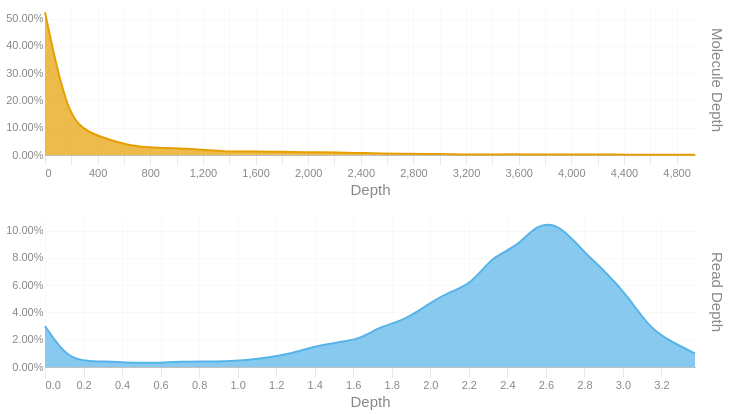

Here is the notebook cell this chart was saved with:
### Code cell
readdep = depth_hist(tb['Read Depth'], q99, 3)
readdep = readdep.with_columns(pl.lit('Read Depth').alias('Metric'))
if not SKIPLR:
    moldep = depth_hist(tb['Molecule Depth'], mol_q99, 1)
    moldep = moldep.with_columns(pl.lit('Molecule Depth').alias('Metric'))
    _hist = pl.concat([readdep, moldep])
    _hist = _hist.filter(pl.col('Proportion') != 0)
    with SafeRender(_hist):
        (
            alt.Chart(_hist)        
            .mark_area(interpolate = "basis")
            .encode(
                x=alt.X('Bin:Q').scale(domainMin=0).axis(alt.Axis(title='Depth')),
                y = alt.Y('Proportion:Q', title = None).axis(format = '.2%'),
                color = alt.Color('Metric:N').legend(None),
                row = alt.Row("Metric:N").header(title = None, labelOrient = 'right'),
                tooltip = [
                    alt.Tooltip("Metric:N", title = "Metric"),
                    alt.Tooltip('Interval:N', title = "Depth Interval"),
                    alt.Tooltip('Proportion:Q', title = "% Alignments").format('.2%')
                ]
            )
            .resolve_scale(x='independent', y='independent')
            .properties(
                height = 150, width = 650,
                usermeta={'embedOptions': {'downloadFileName': f'{samplename}.depth.hist'}}
            )
        ).display()
else:
    readdep = readdep.filter(pl.col('Proportion') != 0)
    with SafeRender(readdep):
        (
            alt.Chart(readdep)        
            .mark_area(interpolate = "basis")
            .encode(
                x=alt.X('Bin:Q').scale(domainMin=0).axis(alt.Axis(title='Depth')),
                y = alt.Y('Proportion:Q', title = None).axis(format = '.2%'),
                tooltip = [
                    alt.Tooltip('Interval:N', title = "Depth Interval"),
                    alt.Tooltip('Proportion:Q', title = "% Alignments").format('.2%')
                ]
            )
            .properties(
                usermeta={'embedOptions': {'downloadFileName': f'{samplename}.depth.hist'}}
            )
        ).display()

### Figure 1 — Vega-Lite specification as saved in the notebook (floating-point values rounded to 4 significant figures)
{"width": 650, "height": 150, "config": {"title": {"anchor": "start", "dy": -15, "fontSize": 18, "color": "#888888", "subtitleColor": "#888888", "subtitleFontSize": 14}, "arc": {"fill": "#0072B2"}, "axis": {"domainColor": "#888888", "domainWidth": 0.5, "gridWidth": 0.2, "grid": false, "titleFontWeight": 400, "titleFontSize": 15, "labelFontSize": 11, "labelColor": "#888888", "tickColor": "#888888", "tickWidth": 0.2, "titleColor": "#888888"}, "axisBand": {"grid": false}, "axisX": {"grid": true, "tickSize": 10, "domainCap": "round"}, "axisY": {"domain": false, "grid": true, "tickSize": 0, "domainCap": "round"}, "background": "transparent", "header": {"labelFontSize": 15, "labelColor": "#888888", "titleFontSize": 15, "titleFontWeight": 600, "titleColor": "#888888"}, "legend": {"labelFont": "sans-serif", "labelFontSize": 12, "labelColor": "#888888", "symbolSize": 100, "symbolType": "circle", "titleFontSize": 12, "titlePadding": 10, "titleColor": "#888888", "title": null}, "range": {"category": ["#E69F00", "#56B4E9", "#009E73", "#F0E442", "#0072B2", "#D55E00", "#CC79A7", "#000000"], "diverging": ["#cfe8f3", "#a2d4ec", "#73bfe2", "#46abdb", "#1696d2", "#12719e"]}, "area": {"fill": "#0072B2", "fillOpacity": 0.7, "line": true, "strokeOpacity": 0.7}, "line": {"color": "#0072B2", "stroke": "#0072B2", "strokeWidth": 2}, "trail": {"color": "#0072B2", "stroke": "#0072B2", "strokeWidth": 0, "size": 1}, "point": {"filled": true, "fillOpacity": 1.0, "size": 95}, "text": {"color": "#888888", "fontSize": 11, "align": "right", "fontWeight": 400, "size": 11}, "bar": {"fill": "#0072B2", "stroke": null}, "view": {"stroke": null, "continuousWidth": 660, "continuousHeight": 400}}, "data": {"name": "data-bdf19c2be36e9a8a2df52669124b7377"}, "mark": {"type": "area", "interpolate": "basis"}, "encoding": {"color": {"field": "Metric", "legend": null, "type": "nominal"}, "row": {"field": "Metric", "header": {"title": null, "labelOrient": "right"}, "type": "nominal"}, "tooltip": [{"field": "Metric", "title": "Metric", "type": "nominal"}, {"field": "Interval", "title": "Depth Interval", "type": "nominal"}, {"field": "Proportion", "format": ".2%", "title": "% Alignments", "type": "quantitative"}], "x": {"axis": {"title": "Depth"}, "field": "Bin", "scale": {"domainMin": 0}, "type": "quantitative"}, "y": {"axis": {"format": ".2%"}, "field": "Proportion", "title": null, "type": "quantitative"}}, "resolve": {"scale": {"x": "independent", "y": "independent"}}, "usermeta": {"embedOptions": {"downloadFileName": "S1_Tusket_025.depth.hist"}}, "$schema": "https://vega.github.io/schema/vega-lite/v6.1.0.json", "datasets": {"data-bdf19c2be36e9a8a2df52669124b7377": [{"Bin": 0.0, "Interval": "0.0-0.116", "Proportion": 0.03, "Metric": "Read Depth"}, {"Bin": 0.116, "Interval": "0.116-0.233", "Proportion": 0.006, "Metric": "Read Depth"}, {"Bin": 0.233, "Interval": "0.233-0.349", "Proportion": 0.004, "Metric": "Read Depth"}, {"Bin": 0.349, "Interval": "0.349-0.465", "Proportion": 0.004, "Metric": "Read Depth"}, {"Bin": 0.465, "Interval": "0.465-0.582", "Proportion": 0.003, "Metric": "Read Depth"}, {"Bin": 0.582, "Interval": "0.582-0.698", "Proportion": 0.003, "Metric": "Read Depth"}, {"Bin": 0.698, "Interval": "0.698-0.814", "Proportion": 0.004, "Metric": "Read Depth"}, {"Bin": 0.814, "Interval": "0.814-0.931", "Proportion": 0.004, "Metric": "Read Depth"}, {"Bin": 0.931, "Interval": "0.931-1.047", "Proportion": 0.004, "Metric": "Read Depth"}, {"Bin": 1.047, "Interval": "1.047-1.163", "Proportion": 0.005, "Metric": "Read Depth"}, {"Bin": 1.163, "Interval": "1.163-1.28", "Proportion": 0.007, "Metric": "Read Depth"}, {"Bin": 1.28, "Interval": "1.28-1.396", "Proportion": 0.01, "Metric": "Read Depth"}, {"Bin": 1.396, "Interval": "1.396-1.512", "Proportion": 0.015, "Metric": "Read Depth"}, {"Bin": 1.512, "Interval": "1.512-1.629", "Proportion": 0.018, "Metric": "Read Depth"}, {"Bin": 1.629, "Interval": "1.629-1.745", "Proportion": 0.02, "Metric": "Read Depth"}, {"Bin": 1.745, "Interval": "1.745-1.861", "Proportion": 0.03, "Metric": "Read Depth"}, {"Bin": 1.861, "Interval": "1.861-1.978", "Proportion": 0.034, "Metric": "Read Depth"}, {"Bin": 1.978, "Interval": "1.978-2.094", "Proportion": 0.045, "Metric": "Read Depth"}, {"Bin": 2.094, "Interval": "2.094-2.21", "Proportion": 0.055, "Metric": "Read Depth"}, {"Bin": 2.21, "Interval": "2.21-2.327", "Proportion": 0.06, "Metric": "Read Depth"}, {"Bin": 2.327, "Interval": "2.327-2.443", "Proportion": 0.082, "Metric": "Read Depth"}, {"Bin": 2.443, "Interval": "2.443-2.559", "Proportion": 0.087, "Metric": "Read Depth"}, {"Bin": 2.559, "Interval": "2.559-2.676", "Proportion": 0.106, "Metric": "Read Depth"}, {"Bin": 2.676, "Interval": "2.676-2.792", "Proportion": 0.104, "Metric": "Read Depth"}, {"Bin": 2.792, "Interval": "2.792-2.908", "Proportion": 0.085, "Metric": "Read Depth"}, {"Bin": 2.908, "Interval": "2.908-3.025", "Proportion": 0.07, "Metric": "Read Depth"}, {"Bin": 3.025, "Interval": "3.025-3.141", "Proportion": 0.052, "Metric": "Read Depth"}, {"Bin": 3.141, "Interval": "3.141-3.257", "Proportion": 0.028, "Metric": "Read Depth"}, {"Bin": 3.257, "Interval": "3.257-3.374", "Proportion": 0.018, "Metric": "Read Depth"}, {"Bin": 3.374, "Interval": "3.374-3.49", "Proportion": 0.01, "Metric": "Read Depth"}, {"Bin": 0.0, "Interval": "0.0-170.3", "Proportion": 0.523, "Metric": "Molecule Depth"}, {"Bin": 170.3, "Interval": "170.3-340.7", "Proportion": 0.134, "Metric": "Molecule Depth"}, {"Bin": 340.7, "Interval": "340.7-511.0", "Proportion": 0.08, "Metric": "Molecule Depth"}, {"Bin": 511.0, "Interval": "511.0-681.4", "Proportion": 0.052, "Metric": "Molecule Depth"}, {"Bin": 681.4, "Interval": "681.4-851.7", "Proportion": 0.031, "Metric": "Molecule Depth"}, {"Bin": 851.7, "Interval": "851.7-1022.1", "Proportion": 0.026, "Metric": "Molecule Depth"}, {"Bin": 1022.0, "Interval": "1022.1-1192.4", "Proportion": 0.024, "Metric": "Molecule Depth"}, {"Bin": 1192.0, "Interval": "1192.4-1362.7", "Proportion": 0.02, "Metric": "Molecule Depth"}, {"Bin": 1363.0, "Interval": "1362.7-1533.1", "Proportion": 0.013, "Metric": "Molecule Depth"}, {"Bin": 1533.0, "Interval": "1533.1-1703.4", "Proportion": 0.013, "Metric": "Molecule Depth"}, {"Bin": 1703.0, "Interval": "1703.4-1873.8", "Proportion": 0.012, "Metric": "Molecule Depth"}, {"Bin": 1874.0, "Interval": "1873.8-2044.1", "Proportion": 0.011, "Metric": "Molecule Depth"}, {"Bin": 2044.0, "Interval": "2044.1-2214.5", "Proportion": 0.01, "Metric": "Molecule Depth"}, {"Bin": 2214.0, "Interval": "2214.5-2384.8", "Proportion": 0.01, "Metric": "Molecule Depth"}, {"Bin": 2385.0, "Interval": "2384.8-2555.2", "Proportion": 0.007, "Metric": "Molecule Depth"}, {"Bin": 2555.0, "Interval": "2555.2-2725.5", "Proportion": 0.006, "Metric": "Molecule Depth"}, {"Bin": 2726.0, "Interval": "2725.5-2895.8", "Proportion": 0.004, "Metric": "Molecule Depth"}, {"Bin": 2896.0, "Interval": "2895.8-3066.2", "Proportion": 0.004, "Metric": "Molecule Depth"}, {"Bin": 3066.0, "Interval": "3066.2-3236.5", "Proportion": 0.003, "Metric": "Molecule Depth"}, {"Bin": 3236.0, "Interval": "3236.5-3406.9", "Proportion": 0.001, "Metric": "Molecule Depth"}, {"Bin": 3407.0, "Interval": "3406.9-3577.2", "Proportion": 0.002, "Metric": "Molecule Depth"}, {"Bin": 3577.0, "Interval": "3577.2-3747.6", "Proportion": 0.003, "Metric": "Molecule Depth"}, {"Bin": 3748.0, "Interval": "3747.6-3917.9", "Proportion": 0.001, "Metric": "Molecule Depth"}, {"Bin": 3918.0, "Interval": "3917.9-4088.2", "Proportion": 0.002, "Metric": "Molecule Depth"}, {"Bin": 4088.0, "Interval": "4088.2-4258.6", "Proportion": 0.002, "Metric": "Molecule Depth"}, {"Bin": 4259.0, "Interval": "4258.6-4428.9", "Proportion": 0.002, "Metric": "Molecule Depth"}, {"Bin": 4429.0, "Interval": "4428.9-4599.3", "Proportion": 0.001, "Metric": "Molecule Depth"}, {"Bin": 4599.0, "Interval": "4599.3-4769.6", "Proportion": 0.001, "Metric": "Molecule Depth"}, {"Bin": 4770.0, "Interval": "4769.6-4940.0", "Proportion": 0.001, "Metric": "Molecule Depth"}, {"Bin": 4940.0, "Interval": "4940.0-5110.3", "Proportion": 0.001, "Metric": "Molecule Depth"}]}}
